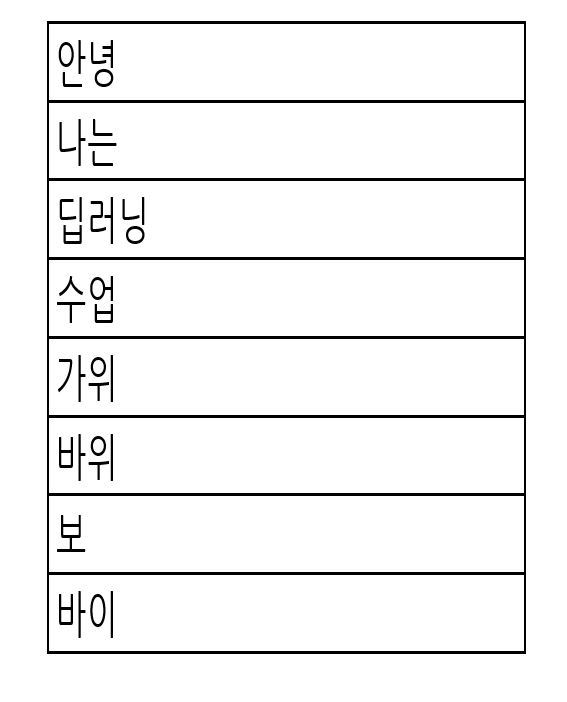
#> input picture DLIP_Final_Project/test_image/TEST20.JPG, 567 x 702 px, found by its file name
$ python image_processing.py
#> lines starting #> are read from the running program, lines starting #| are printed output that depends on the picture; after the words box and inside, x2 and y2 are one past the last pixel; in counts of white or black regions, pixels touching at a corner belong together
import cv2
import numpy as np

# 1st image processing
# This process cuts the outline of the image.

# Read image
image = cv2.imread('C:/Users/ririk/Desktop/DLIP_Final_Project/test_image/TEST20.JPG')
#> image is the input picture: shape (702, 567, 3); min 0, max 255, mean 242.1

# Structuring element kernel, a rectangle (3x3) is created ---①
k = cv2.getStructuringElement(cv2.MORPH_RECT, (3,3))
# Apply erosion operation ---②
image_copy = cv2.erode(image, k)
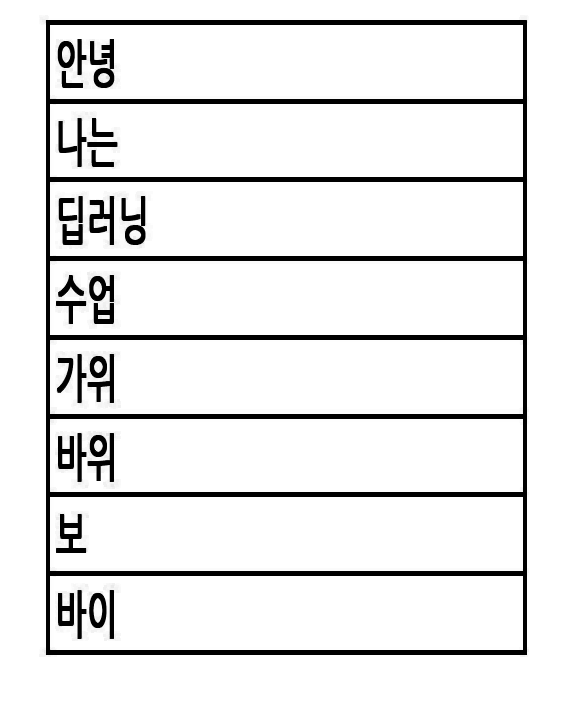
#> image_copy: shape (702, 567, 3); min 0, max 255, mean 232

# Canny edges
edges_1st = cv2.Canny(image_copy, 0, 250)
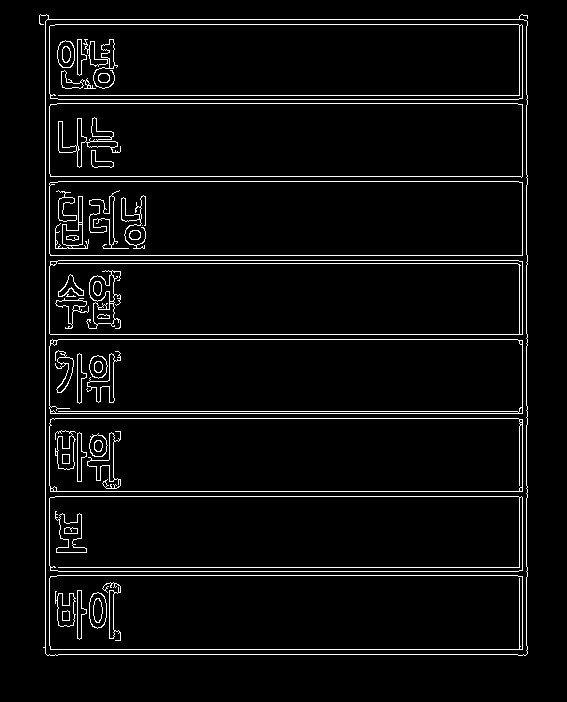
#> edges_1st: shape (702, 567); 4.6% white in thin lines or dots, all inside (x1, y1, x2, y2) = (39, 14, 528, 656)

cv2.imshow("OutlineImage", edges_1st)
cv2.waitKey(0)


# Detect contours
contours, _ = cv2.findContours(edges_1st, cv2.RETR_EXTERNAL, cv2.CHAIN_APPROX_SIMPLE)
#> contours = 1 contour; box (x1, y1, x2, y2) and area: (39, 14, 528, 656) 305536

if contours:
    # Cut outline
    max_contour = max(contours, key=cv2.contourArea)
#> max_contour = contour of 129 points, box (x1, y1, x2, y2) (39, 14, 528, 656), area 305536

    # Calculate positions of the outline box
    x, y, w, h = cv2.boundingRect(max_contour)
#> x = 39; y = 14; w = 489; h = 642

    # Cut for outline
    cropped_image = image[y:y + h, x:x + w]
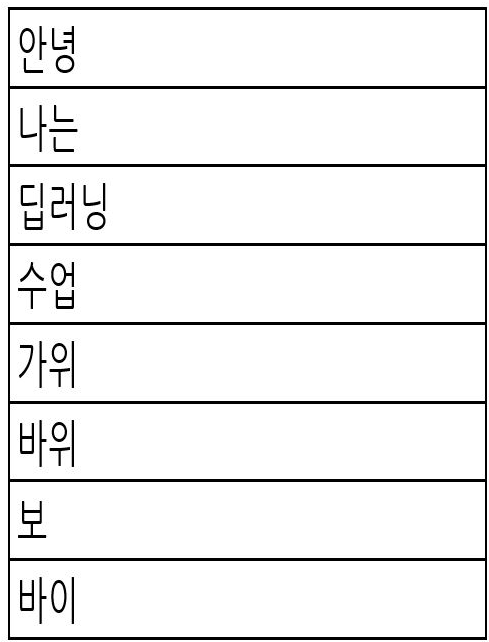
#> cropped_image: shape (642, 489, 3); min 0, max 255, mean 238.6

    # Print image
    cv2.imshow("OutlineImage", cropped_image)
    cv2.waitKey(0)

else:
    print("Contour not found.")


# ---------------------------------------------------------------------
# 2nd image processing
# This process cuts the image for word boxes.

# Canny edge detection for edges
edges_2nd = cv2.Canny(cropped_image, 50, 150)
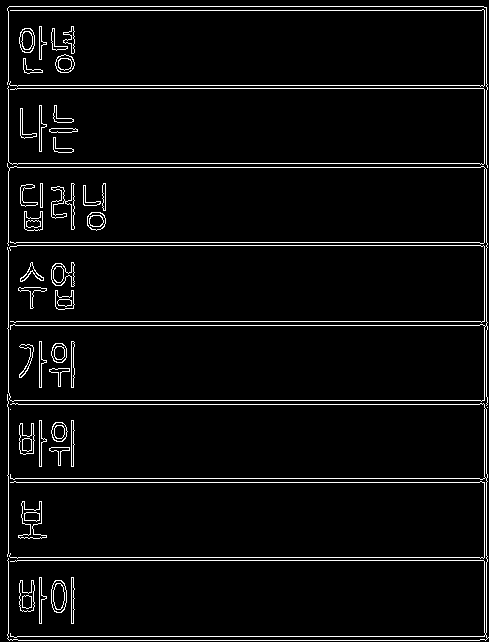
#> edges_2nd: shape (642, 489); 4.5% white in thin lines or dots

# Detect lines using HoughLinesP
lines = cv2.HoughLinesP(edges_2nd, 1, np.pi/180, threshold=100, minLineLength=50, maxLineGap=10)
#> lines = 21 rows, first 6: [484, 639, 484, 7], [486, 639, 486, 7], [8, 639, 8, 7], [10, 478, 483, 478], [7, 163, 481, 163], [7, 10, 481, 10]

if lines is not None:
    for i in range(lines.shape[0]):
        pt1 = (lines[i][0][0], lines[i][0][1])  # starting point coordinates x, y
        pt2 = (lines[i][0][2], lines[i][0][3])  # ending point coordinates, always 0 in the middle
        cv2.line(cropped_image, pt1, pt2, (255, 255, 255), 6, cv2.LINE_AA)
#> this loop made 21 passes
#> (pt1, pt2) on passes 1 to 12: ((484, 639), (484, 7)), ((486, 639), (486, 7)), ((8, 639), (8, 7)), ((10, 478), (483, 478)), ((7, 163), (481, 163)), ((7, 10), (481, 10)), ((7, 404), (487, 404)), ((7, 400), (487, 400)), ((9, 640), (485, 640)), ((10, 482), (483, 482)), ((10, 321), (483, 321)), ((7, 560), (487, 560))
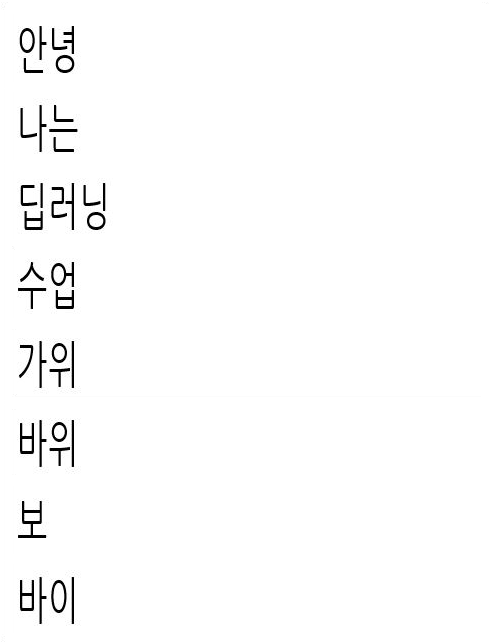
#> cropped_image: shape (642, 489, 3); 8.11% of pixels changed, all inside (x1, y1, x2, y2) = (4, 2, 489, 642)

cv2.imshow("A", cropped_image)
cv2.waitKey(0)

# Split the image into a 9x4 grid
print(cropped_image.shape)
#| (642, 489, 3)
height, width, _ = cropped_image.shape
#> height = 642; width = 489
cell_height = height // 8
#> cell_height = 80
cell_width = width // 1
#> cell_width = 489

for row in range(8):
    for col in range(1):
        # Calculate the top-left and bottom-right coordinates of the image to be split
        top_left = (col * cell_width, row * cell_height)
        bottom_right = ((col + 1) * cell_width, (row + 1) * cell_height)

        # Split the image
        cell_image = cropped_image[top_left[1]:bottom_right[1], top_left[0]:bottom_right[0]]

        # Resize cropped images for the model's format.
        #cell_image = cv2.resize(cell_image, dsize=(420, 36), interpolation=cv2.INTER_LINEAR)
        #cell_image = cv2.resize(cell_image, dsize=(420,36), interpolation=cv2.INTER_AREA)
        cell_image = cv2.resize(cell_image, (420, 36))

        # Save the split image
        cv2.imwrite(f"cropped_img/cell_{row}_{col}.jpg", cell_image)

        # Display the split image
        cv2.imshow(f"Cell {row}-{col}", cell_image)
#> this loop made 8 passes
#> pass 1, `cv2.imwrite(f"cropped_img/cell_{row}_{col}.jpg", cell_image)`:
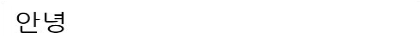
#> saved as cell_0_0.jpg: shape (36, 420, 3); min 0, max 255, mean 250.8
#> pass 2, `cv2.imwrite(f"cropped_img/cell_{row}_{col}.jpg", cell_image)`:
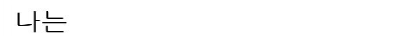
#> saved as cell_1_0.jpg: shape (36, 420, 3); min 0, max 255, mean 251.9

cv2.waitKey(0)
cv2.destroyAllWindows()

$ run again, with DLIP_Final_Project/test_image/TEST10.JPG copied over DLIP_Final_Project/test_image/TEST20.JPG
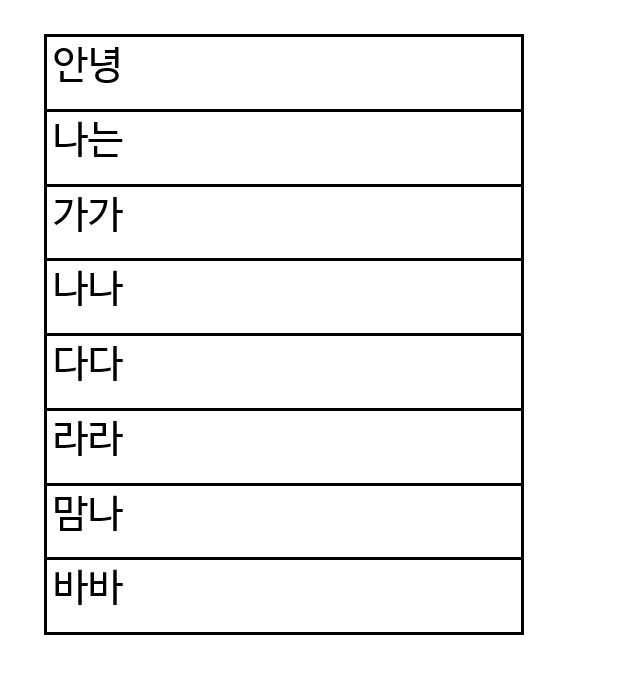
#> input picture DLIP_Final_Project/test_image/TEST10.JPG, 617 x 695 px, found by its file name
#> image is the input picture: shape (695, 617, 3); min 0, max 255, mean 242.2
#> `edges_1st = cv2.Canny(image_copy, 0, 250)`:
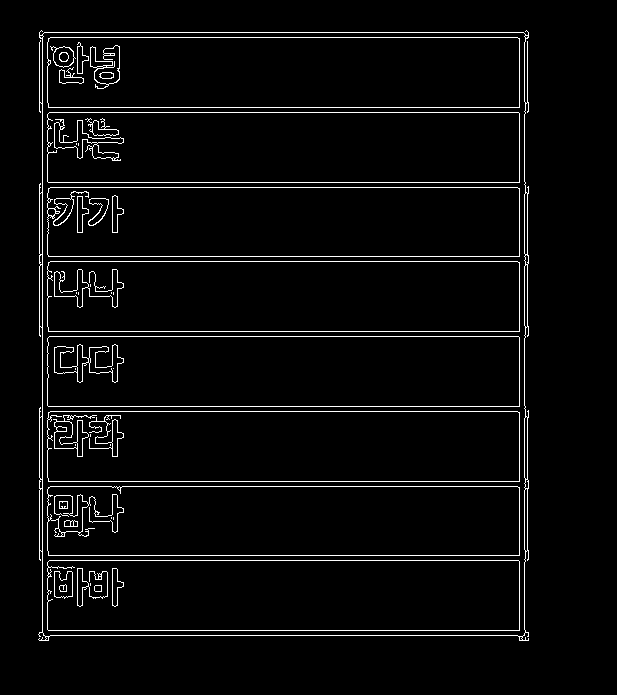
#> edges_1st: shape (695, 617); 3.7% white in thin lines or dots, all inside (x1, y1, x2, y2) = (38, 30, 529, 641)
#> contours = 1 contour; box (x1, y1, x2, y2) and area: (38, 30, 529, 641) 292410
#> max_contour = contour of 233 points, box (x1, y1, x2, y2) (38, 30, 529, 641), area 292410
#> x = 38; y = 30; w = 491; h = 611
#> edges_2nd: shape (611, 491); 4.7% white in thin lines or dots
#> lines = 22 rows, first 6: [5, 452, 486, 452], [5, 157, 486, 157], [6, 7, 485, 7], [5, 526, 486, 526], [5, 231, 486, 231], [6, 530, 485, 530]
#> the loop `for i in range(lines.shape[0]):` made 22 passes
#| (611, 491, 3)
#> the loop `for row in range(8):` made 8 passes
#> pass 2, `cv2.imwrite(f"cropped_img/cell_{row}_{col}.jpg", cell_image)`:
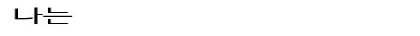
#> saved as cell_1_0.jpg: shape (36, 420, 3); min 0, max 255, mean 251.5
